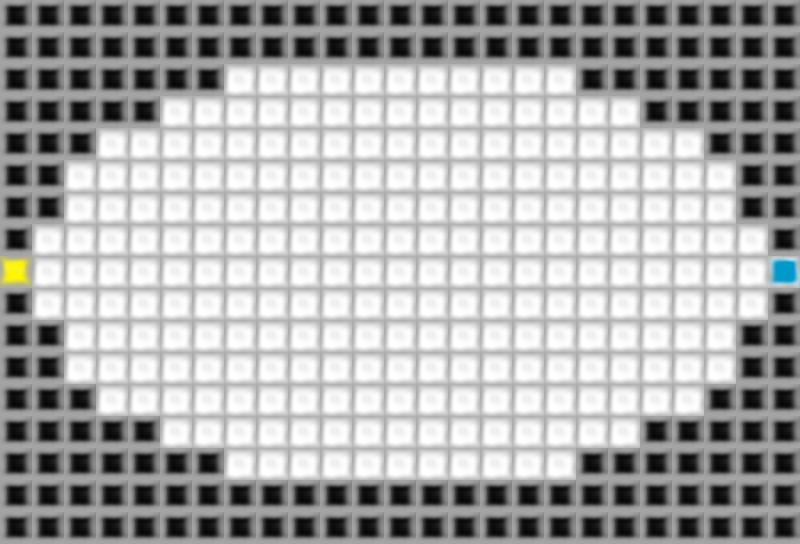

Below is a game level as drawn by its tile map, then a one-line description and the .tmx that defines it (tile-layer data replaced by summaries):
An orthogonal 25x17 tile map with 32x32 px tiles, 1 tile layer (Kachelebene 1), 4 tilesets.

<map version="1.0" orientation="orthogonal" width="25" height="17" tilewidth="32" tileheight="32">
 <tileset firstgid="1" name="wand" tilewidth="32" tileheight="32">
  <image source="wand.png" width="32" height="32" />
 </tileset>
 <tileset firstgid="2" name="boden" tilewidth="32" tileheight="32">
  <image source="boden.png" width="32" height="32" />
 </tileset>
 <tileset firstgid="3" name="exit" tilewidth="32" tileheight="32">
  <image source="exit.png" width="32" height="32" />
 </tileset>
 <tileset firstgid="4" name="start" tilewidth="32" tileheight="32">
  <image source="start.png" width="32" height="32" />
 </tileset>
 <layer name="Kachelebene 1" width="25" height="17">
  <data>[425 cells, 425 non-empty, 4 distinct tile ids]</data>
 </layer>
</map>
